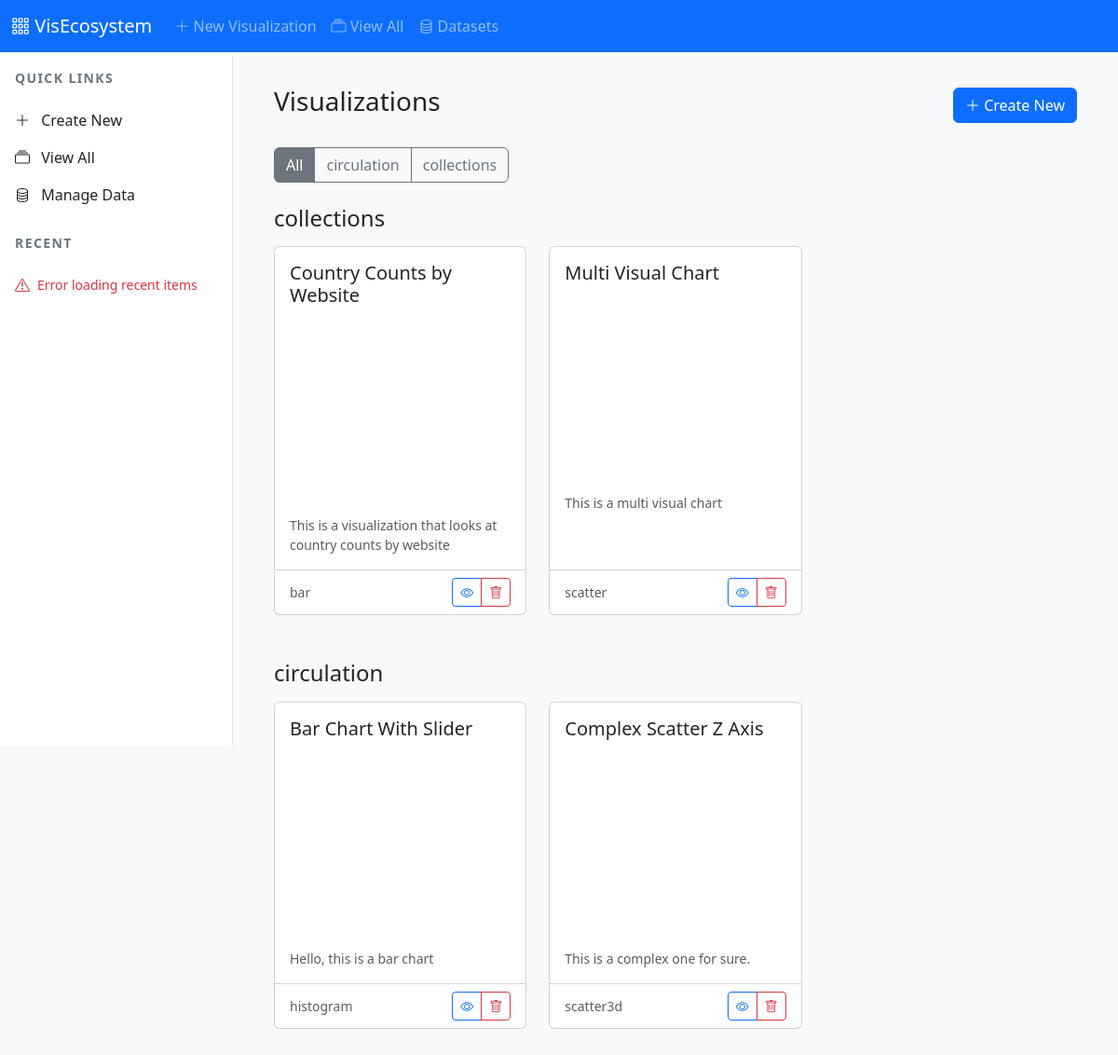
Page /visualizations on the earlier database version.
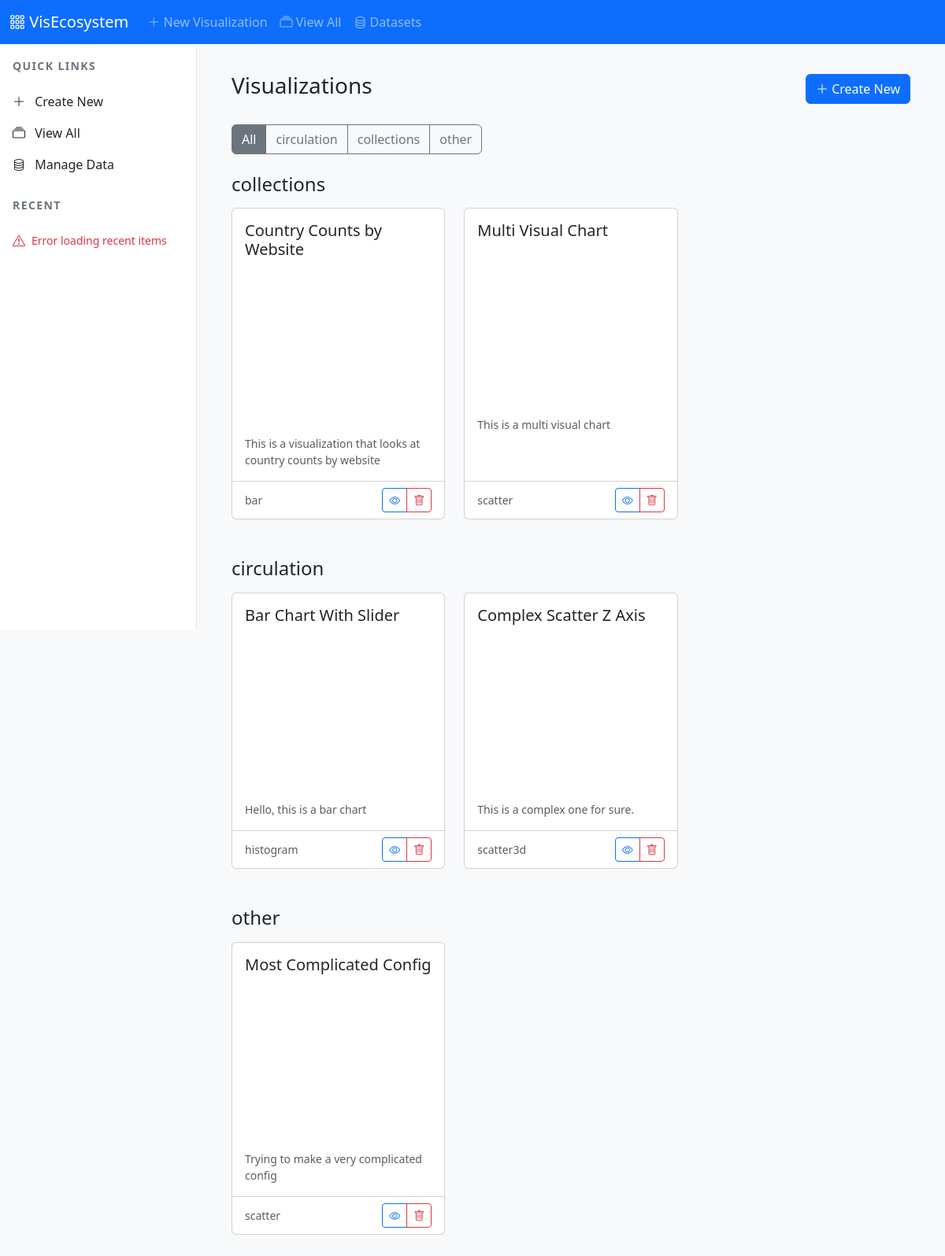
Same page on the later database version.
### models.py (models this page shows, shortened)
class Visualization(db.Model):
    id = db.Column(db.Integer, primary_key=True)
    name = db.Column(db.String(100), nullable=False)
    description = db.Column(db.Text)
    chart_type = db.Column(db.String(50), nullable=False)
    config = db.Column(db.Text, nullable=False)  # JSON string of Plotly config
    created_at = db.Column(db.DateTime, default=datetime.utcnow)
    updated_at = db.Column(db.DateTime, default=datetime.utcnow, onupdate=datetime.utcnow)
    category = db.Column(db.String(50))
    time_period = db.Column(db.String(50))
    is_template = db.Column(db.Boolean, default=False)
    tags = db.Column(db.String(255))
    data_source = db.Column(db.Text)  # JSON string containing dataset id and column mapping
    shared = db.Column(db.Boolean, default=False)
    notes = db.Column(db.Text)
    def to_dict(self):
        return {
            'id': self.id,
            'name': self.name,
            'description': self.description,
            'chart_type': self.chart_type,
            'config': json.loads(self.config),
            'created_at': self.created_at.isoformat(),
            'updated_at': self.updated_at.isoformat() if self.updated_at else None,
            'category': self.category,
            'time_period': self.time_period,
            'is_template': self.is_template,
            'tags': self.tags.split(',') if self.tags else [],
            'data_source': json.loads(self.data_source) if self.data_source else None,
            'shared': self.shared,
            'notes': self.notes
        }

### app.py (the view)
    @app.route('/visualizations')
    def list_visualizations():
        try:
            visualizations = Visualization.query.filter_by(is_template=False).all()
            visualizations_by_category = {}
            categories = set()
            for viz in visualizations:
                category = viz.category or 'Uncategorized'
                categories.add(category)
                if category not in visualizations_by_category:
                    visualizations_by_category[category] = []
                visualizations_by_category[category].append(viz.to_dict())
            sorted_categories = sorted(list(categories))
            return render_template(
                'visualizations.html',
                visualizations_by_category=visualizations_by_category,
                categories=sorted_categories
            )
        except Exception as e:
            logger.error(f"Error listing visualizations: {str(e)}")
            flash('Error loading visualizations', 'error')
            return redirect(url_for('home'))

### templates/visualizations.html (shortened to what this page needs)
{% extends "base.html" %}
{% block content %}
<div class="container-fluid">
    <div class="d-flex justify-content-between align-items-center mb-4">
        <h1 class="h3">Visualizations</h1>
        <a href="/viz/new" class="btn btn-primary">
            <i class="bi bi-plus-lg"></i> Create New
        </a>
    </div>
    <div class="mb-4">
        <div class="btn-group" role="group">
            <button type="button" class="btn btn-outline-secondary active" data-category="all">
                All
            </button>
            {% for category in categories %}
            <button type="button" class="btn btn-outline-secondary" data-category="{{ category }}">
                {{ category }}
            </button>
            {% endfor %}
        </div>
    </div>
    {% for category, vizs in visualizations_by_category.items() %}
    <div class="category-section mb-5" id="category-{{ category|lower }}">
        <h2 class="h4 mb-3">{{ category }}</h2>
        <div class="row row-cols-1 row-cols-md-2 row-cols-lg-3 g-4">
            {% for viz in vizs %}
            <div class="col">
                <div class="card h-100">
                    <div class="card-body">
                        <h5 class="card-title">{{ viz.name }}</h5>
                        <div class="viz-preview mb-3" style="height: 200px;" id="preview-{{ viz.id }}">
                        </div>
                        {% if viz.description %}
                        <p class="card-text small text-muted">{{ viz.description }}</p>
                        {% endif %}
                    </div>
                    <div class="card-footer bg-transparent">
                        <div class="d-flex justify-content-between align-items-center">
                            <small class="text-muted">{{ viz.chart_type }}</small>
                            <div class="btn-group">
                                <a href="/viz/{{ viz.id }}" class="btn btn-sm btn-outline-primary">
                                    <i class="bi bi-eye"></i>
                                </a>
                                <button class="btn btn-sm btn-outline-danger"
                                        onclick='confirmDelete("viz", {{ viz.id }}, {{ viz.name|tojson }})'>
                                    <i class="bi bi-trash"></i>
                                </button>
                            </div>
                        </div>
                    </div>
                </div>
            </div>
            {% endfor %}
        </div>
    </div>
    {% endfor %}
</div>
{% endblock %}

Differences in the rows shown:
added Visualization: category "other", name "Most Complicated Config", description "Trying to make a very complicated config", chart_type "scatter"
